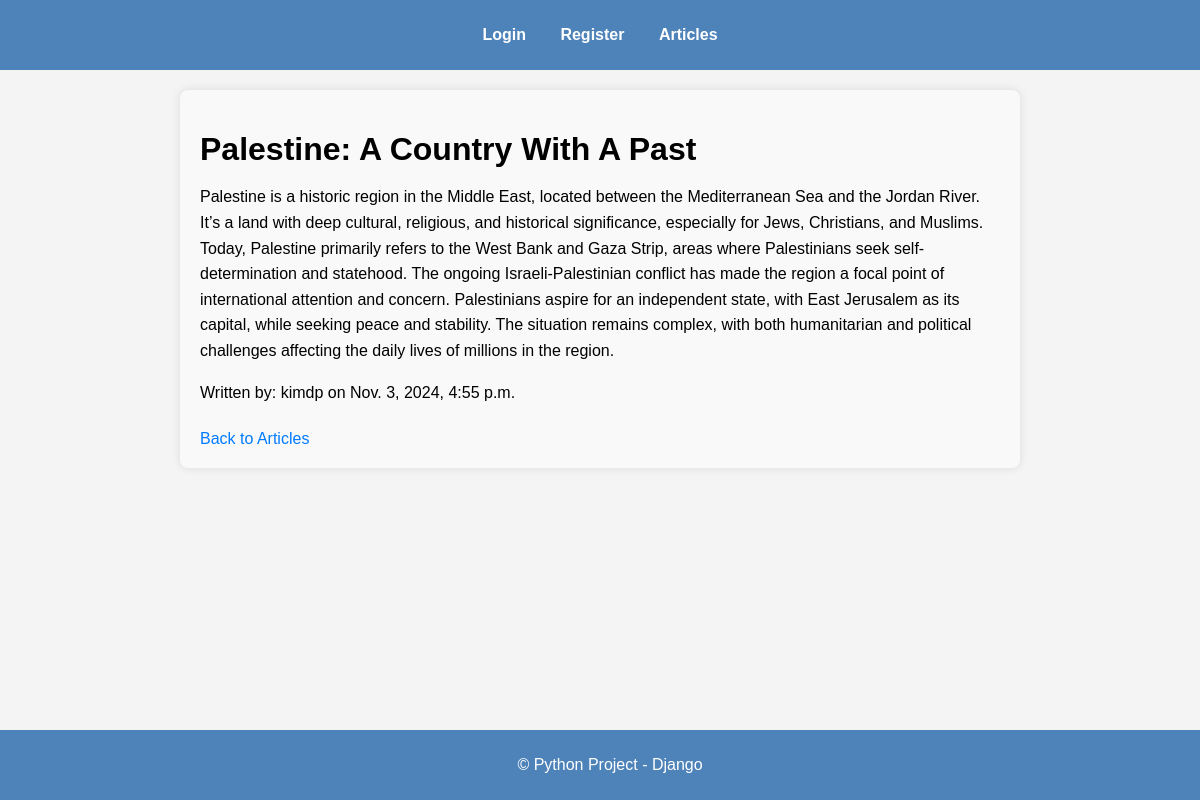
Page /articles/2/ on the committed database.
### my_app/models.py (models this page shows, shortened)
class Article(models.Model):
    title = models.CharField(max_length=200)
    content = models.TextField()
    author = models.ForeignKey(User, on_delete=models.CASCADE)
    created_at = models.DateTimeField(auto_now_add=True)

### my_app/views.py (the view)
# urls.py: path('articles/<int:pk>/', views.ArticleDetailView.as_view(), name='article_detail'),
class ArticleDetailView(DetailView):
    model = Article
    template_name = 'articles/article_detail.html'
    context_object_name = 'article'

### my_app/templates/articles/article_detail.html (shortened to what this page needs)
{% extends "base.html" %}
{% block content %}
    <div class="article-container">
        <h1>{{ article.title }}</h1>
        <p>{{ article.content }}</p>
        <p>Written by: {{ article.author.username }} on {{ article.created_at }}</p>
            <a href="{% url 'article_list' %}">Back to Articles</a>
    </div>
{% endblock %}

### static/css/style.css (style rules this page uses)
body { font-family: Arial, sans-serif; background-color: #f4f4f4; margin: 0; padding: 0; }
.article-container { max-width: 800px; margin: 20px auto; padding: 20px; background-color: #f9f9f9; border-radius: 8px; box-shadow: 0 0 10px rgba(0, 0, 0, 0.1); }
.article-container h1 { margin-bottom: 10px; }
.article-container p { line-height: 1.6; margin-bottom: 10px; }
.article-container a { display: inline-block; margin-top: 15px; color: #007bff; text-decoration: none; }

### rows in the picture
Article: title "Palestine: A Country With A Past", content "Palestine is a historic region in the Middle East, located between the Mediterranean Sea and the Jordan River. It’s a land with deep cultural, religious, and historical significance, especially for Jews, Christians, and Muslims. Today, Palestine primarily refers to the West Bank and Gaza Strip, areas where Palestinians seek self-determination and statehood. The ongoing Israeli-Palestinian conflict has made the region a focal point of international attention and concern. Palestinians aspire for an independent state, with East Jerusalem as its capital, while seeking peace and stability. The situation remains complex, with both humanitarian and political challenges affecting the daily lives of…", author.username "kimdp", created_at "Nov. 3, 2024, 4:55 p.m."
